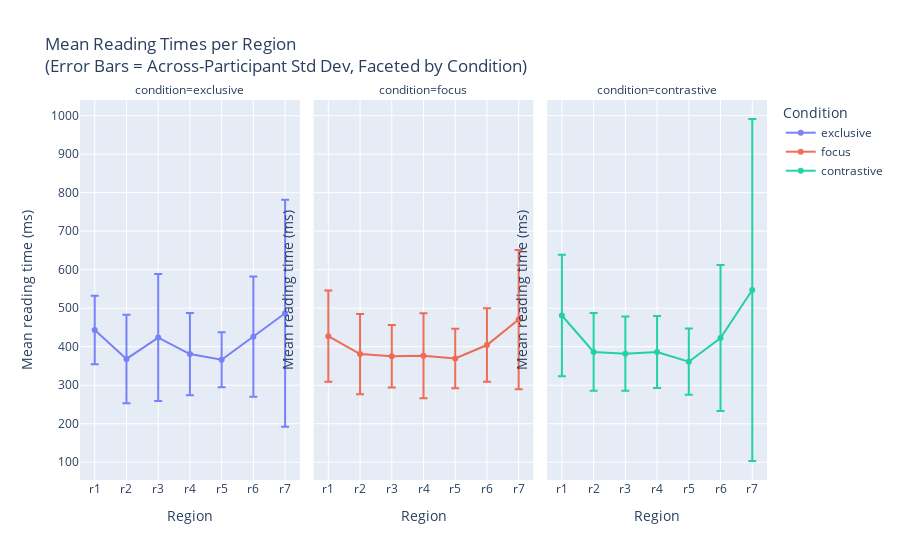
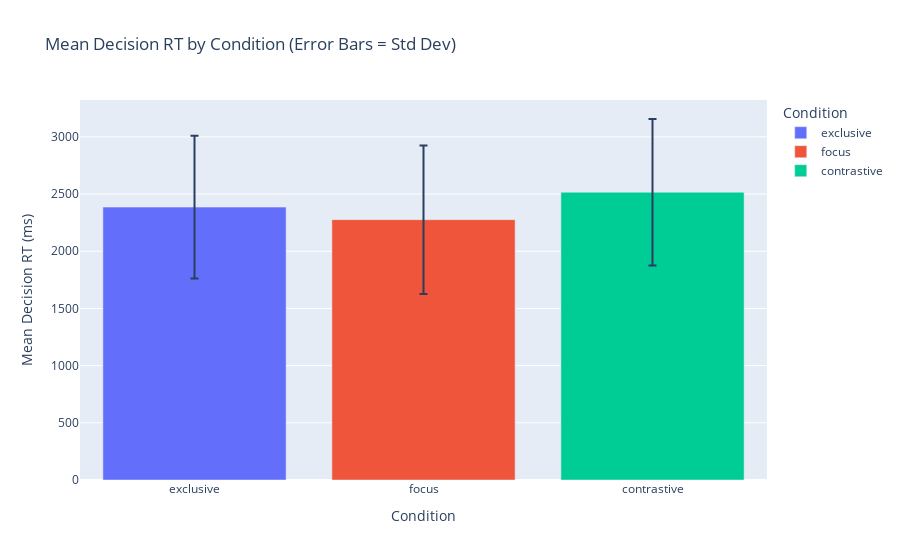

The notebook cell these images were saved under, in order:
### Code cell
import plotly.express as px

# Melt longform to one row per participant × item × region 
region_cols = [c for c in longform.columns if re.match(r"r\d+$", c)]
melted = (
    longform
    .melt(id_vars=['participant_id', 'item', 'condition'],
          value_vars=region_cols,
          var_name='region',
          value_name='reading_time')
    .dropna(subset=['reading_time'])
)

# Per-participant (across items) mean and std for each region × condition
pp_region_stats = (
    melted
    .groupby(['participant_id', 'condition', 'region'], as_index=False, observed=True)
    .reading_time.agg(reading_time_mean='mean', reading_time_std='std')
)

# Per-participant question/choice mean+std across items (if present)
extras_pp = []
if 'question_rt' in longform.columns:
    q_pp = (
        longform
        .dropna(subset=['question_rt'])
        .groupby(['participant_id', 'condition'], as_index=False, observed=True)
        .question_rt.agg(reading_time_mean='mean', reading_time_std='std')
    )
    q_pp['region'] = 'question'
    extras_pp.append(q_pp[['participant_id','condition','region','reading_time_mean','reading_time_std']])

if 'choice_rt' in longform.columns:
    c_pp = (
        longform
        .dropna(subset=['choice_rt'])
        .groupby(['participant_id', 'condition'], as_index=False, observed=True)
        .choice_rt.agg(reading_time_mean='mean', reading_time_std='std')
    )
    c_pp['region'] = 'choice'
    extras_pp.append(c_pp[['participant_id','condition','region','reading_time_mean','reading_time_std']])

if extras_pp:
    pp_region_stats = pd.concat([pp_region_stats] + extras_pp, ignore_index=True, sort=False)

# Only show present conditions
present_conditions = pp_region_stats['condition'].dropna().unique().tolist()

# Now aggregate across participants: use participant-level means to compute group mean and across-participant std
present_regions = pp_region_stats['region'].unique().tolist()
full_region_order = [f"r{i}" for i in range(1, 8)]
present_regions = [r for r in full_region_order if r in present_regions] + [r for r in ['question','choice'] if r in pp_region_stats['region'].unique()]

agg_plot = (
    pp_region_stats
    .groupby(['region', 'condition'], as_index=False, observed=True)
    .reading_time_mean.agg(mean_reading_time='mean', std_reading_time='std')
)

# --- INSERT FALLBACK STD COMPUTATION HERE ---
std_items = melted.groupby(['condition', 'region'], observed=True)['reading_time'].std().reset_index().rename(columns={'reading_time':'std_items'})

if 'question_rt' in longform.columns:
    std_q = longform.dropna(subset=['question_rt']).groupby('condition', observed=True)['question_rt'].std().reset_index().rename(columns={'question_rt':'std_items'})
    std_q['region'] = 'question'
    std_items = pd.concat([std_items, std_q[['condition','region','std_items']]], ignore_index=True)

if 'choice_rt' in longform.columns:
    std_c = longform.dropna(subset=['choice_rt']).groupby('condition', observed=True)['choice_rt'].std().reset_index().rename(columns={'choice_rt':'std_items'})
    std_c['region'] = 'choice'
    std_items = pd.concat([std_items, std_c[['condition','region','std_items']]], ignore_index=True)

agg_plot = agg_plot.merge(std_items, on=['condition', 'region'], how='left')
agg_plot['std_reading_time'] = agg_plot['std_reading_time'].fillna(agg_plot['std_items'])
agg_plot.drop(columns=['std_items'], inplace=True)
# --- END INSERT ---

# Keep only present regions and set categorical ordering
agg_plot = agg_plot[agg_plot['region'].isin(present_regions) & agg_plot['condition'].isin(present_conditions)].copy()
agg_plot['region'] = pd.Categorical(agg_plot['region'], categories=present_regions, ordered=True)
agg_plot['condition'] = pd.Categorical(agg_plot['condition'], categories=present_conditions, ordered=True)

# Plot 1: Reading times for regions (r1..r7) — error bars are across-participant std of participant means
region_only = agg_plot[agg_plot['region'].isin(full_region_order)]
fig1 = px.line(
    region_only,
    x='region',
    y='mean_reading_time',
    error_y='std_reading_time',
    color='condition',
    facet_col='condition',
    category_orders={'region': full_region_order, 'condition': present_conditions},
    title='Mean Reading Times per Region<br>(Error Bars = Across-Participant Std Dev, Faceted by Condition)',
    labels={'mean_reading_time': 'Mean Reading Time (ms)', 'region': 'Region'}
)
fig1.update_traces(connectgaps=True, mode='lines+markers', marker={'size': 6}, line={'width': 2}, opacity=0.85)
fig1.update_yaxes(title_text='Mean reading time (ms)')
fig1.update_xaxes(title_text='Region')
fig1.update_layout(legend_title_text='Condition')
fig1.show()

# # Plot 2: Question RTs
# question_only = agg_plot[agg_plot['region'] == 'question']
# fig2 = px.bar(
#     question_only,
#     x='condition',
#     y='mean_reading_time',
#     error_y='std_reading_time',
#     color='condition',
#     category_orders={'condition': present_conditions},
#     title='Mean Question RT by Condition (Error Bars = Std Dev)',
#     labels={'mean_reading_time': 'Mean Question RT (ms)', 'condition': 'Condition'}
# )
# fig2.update_layout(legend_title_text='Condition')
# fig2.show()

# Plot 3: Decision RTs
choice_only = agg_plot[agg_plot['region'] == 'choice']
fig3 = px.bar(
    choice_only,
    x='condition',
    y='mean_reading_time',
    error_y='std_reading_time',
    color='condition',
    category_orders={'condition': present_conditions},
    title='Mean Decision RT by Condition (Error Bars = Std Dev)',
    labels={'mean_reading_time': 'Mean Decision RT (ms)', 'condition': 'Condition'}
)
fig3.update_layout(legend_title_text='Condition')
fig3.show()

### Figure 1 — Plotly figure (JSON) as saved in the notebook; plotly's stock layout.template omitted (floating-point values rounded to 4 significant figures)
{"data": [{"connectgaps": true, "error_y": {"array": [88.99, 114.8, 164.8, 106.8, 71.37, 156.2, 294.7]}, "hovertemplate": "condition=exclusive<br>Region=%{x}<br>Mean Reading Time (ms)=%{y}<extra></extra>", "legendgroup": "exclusive", "line": {"color": "#636efa", "dash": "solid", "width": 2}, "marker": {"size": 6, "symbol": "circle"}, "mode": "lines+markers", "name": "exclusive", "opacity": 0.85, "orientation": "v", "showlegend": true, "type": "scatter", "x": ["r1", "r2", "r3", "r4", "r5", "r6", "r7"], "xaxis": "x", "y": [443.4, 368.3, 423.8, 381.0, 366.0, 426.2, 487.0], "yaxis": "y"}, {"connectgaps": true, "error_y": {"array": [118.3, 104.3, 81.2, 110.5, 77.23, 95.33, 180.7]}, "hovertemplate": "condition=focus<br>Region=%{x}<br>Mean Reading Time (ms)=%{y}<extra></extra>", "legendgroup": "focus", "line": {"color": "#EF553B", "dash": "solid", "width": 2}, "marker": {"size": 6, "symbol": "circle"}, "mode": "lines+markers", "name": "focus", "opacity": 0.85, "orientation": "v", "showlegend": true, "type": "scatter", "x": ["r1", "r2", "r3", "r4", "r5", "r6", "r7"], "xaxis": "x2", "y": [427.4, 380.9, 375.4, 376.5, 369.5, 404.4, 470.5], "yaxis": "y2"}, {"connectgaps": true, "error_y": {"array": [157.8, 101.0, 96.38, 93.36, 85.95, 189.5, 444.0]}, "hovertemplate": "condition=contrastive<br>Region=%{x}<br>Mean Reading Time (ms)=%{y}<extra></extra>", "legendgroup": "contrastive", "line": {"color": "#00cc96", "dash": "solid", "width": 2}, "marker": {"size": 6, "symbol": "circle"}, "mode": "lines+markers", "name": "contrastive", "opacity": 0.85, "orientation": "v", "showlegend": true, "type": "scatter", "x": ["r1", "r2", "r3", "r4", "r5", "r6", "r7"], "xaxis": "x3", "y": [481.0, 386.4, 381.9, 386.2, 361.1, 422.6, 547.3], "yaxis": "y3"}], "layout": {"annotations": [{"font": {}, "showarrow": false, "text": "condition=exclusive", "x": 0.16, "xanchor": "center", "xref": "paper", "y": 1, "yanchor": "bottom", "yref": "paper"}, {"font": {}, "showarrow": false, "text": "condition=focus", "x": 0.5, "xanchor": "center", "xref": "paper", "y": 1, "yanchor": "bottom", "yref": "paper"}, {"font": {}, "showarrow": false, "text": "condition=contrastive", "x": 0.84, "xanchor": "center", "xref": "paper", "y": 1, "yanchor": "bottom", "yref": "paper"}], "legend": {"title": {"text": "Condition"}, "tracegroupgap": 0}, "title": {"text": "Mean Reading Times per Region<br>(Error Bars = Across-Participant Std Dev, Faceted by Condition)"}, "xaxis": {"anchor": "y", "categoryarray": ["r1", "r2", "r3", "r4", "r5", "r6", "r7"], "categoryorder": "array", "domain": [0, 0.32], "title": {"text": "Region"}}, "xaxis2": {"anchor": "y2", "categoryarray": ["r1", "r2", "r3", "r4", "r5", "r6", "r7"], "categoryorder": "array", "domain": [0.34, 0.66], "matches": "x", "title": {"text": "Region"}}, "xaxis3": {"anchor": "y3", "categoryarray": ["r1", "r2", "r3", "r4", "r5", "r6", "r7"], "categoryorder": "array", "domain": [0.68, 1.0], "matches": "x", "title": {"text": "Region"}}, "yaxis": {"anchor": "x", "domain": [0, 1], "title": {"text": "Mean reading time (ms)"}}, "yaxis2": {"anchor": "x2", "domain": [0, 1], "matches": "y", "showticklabels": false, "title": {"text": "Mean reading time (ms)"}}, "yaxis3": {"anchor": "x3", "domain": [0, 1], "matches": "y", "showticklabels": false, "title": {"text": "Mean reading time (ms)"}}}}

### Figure 2 — Plotly figure (JSON) as saved in the notebook; plotly's stock layout.template omitted (floating-point values rounded to 4 significant figures)
{"data": [{"error_y": {"array": [623.4]}, "hovertemplate": "Condition=%{x}<br>Mean Decision RT (ms)=%{y}<extra></extra>", "legendgroup": "exclusive", "marker": {"color": "#636efa", "pattern": {"shape": ""}}, "name": "exclusive", "orientation": "v", "showlegend": true, "textposition": "auto", "type": "bar", "x": ["exclusive"], "xaxis": "x", "y": [2386.0], "yaxis": "y"}, {"error_y": {"array": [649.1]}, "hovertemplate": "Condition=%{x}<br>Mean Decision RT (ms)=%{y}<extra></extra>", "legendgroup": "focus", "marker": {"color": "#EF553B", "pattern": {"shape": ""}}, "name": "focus", "orientation": "v", "showlegend": true, "textposition": "auto", "type": "bar", "x": ["focus"], "xaxis": "x", "y": [2276.0], "yaxis": "y"}, {"error_y": {"array": [640.3]}, "hovertemplate": "Condition=%{x}<br>Mean Decision RT (ms)=%{y}<extra></extra>", "legendgroup": "contrastive", "marker": {"color": "#00cc96", "pattern": {"shape": ""}}, "name": "contrastive", "orientation": "v", "showlegend": true, "textposition": "auto", "type": "bar", "x": ["contrastive"], "xaxis": "x", "y": [2516.0], "yaxis": "y"}], "layout": {"barmode": "relative", "legend": {"title": {"text": "Condition"}, "tracegroupgap": 0}, "title": {"text": "Mean Decision RT by Condition (Error Bars = Std Dev)"}, "xaxis": {"anchor": "y", "categoryarray": ["exclusive", "focus", "contrastive"], "categoryorder": "array", "domain": [0, 1], "title": {"text": "Condition"}}, "yaxis": {"anchor": "x", "domain": [0, 1], "title": {"text": "Mean Decision RT (ms)"}}}}
